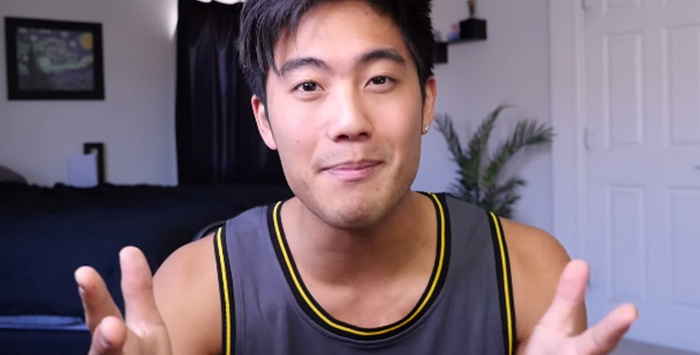
#> input picture 9 - Foreground Detection/example.png, 700 x 355 px
$ python foregroundDetect1.py
#> lines starting #> are read from the running program, lines starting #| are printed output that depends on the picture
import cv2
import numpy as np
import matplotlib.pyplot as plt

#This program demonstrates basic foreground extraction in openCV
#adjusting the value for rect will change the resulting foreground detection

img = cv2.imread('example.png')
#> img is the input picture: shape (355, 700, 3); mean B, G, R 117.9, 105.8, 122
mask = np.zeros(img.shape[:2], np.uint8)

bgdModel = np.zeros((1,65), np.float64)
fgdModel = np.zeros((1,65), np.float64)

#sets the area of interest in a rectangle
rect = (75, 75, 300, 500)

#the following accomplishes the foreground extraction
cv2.grabCut(img, mask, rect, bgdModel, fgdModel, 5, cv2.GC_INIT_WITH_RECT)
mask2 = np.where((mask == 2) | (mask == 0), 0, 1).astype('uint8')

img = img*mask2[:,:,np.newaxis]
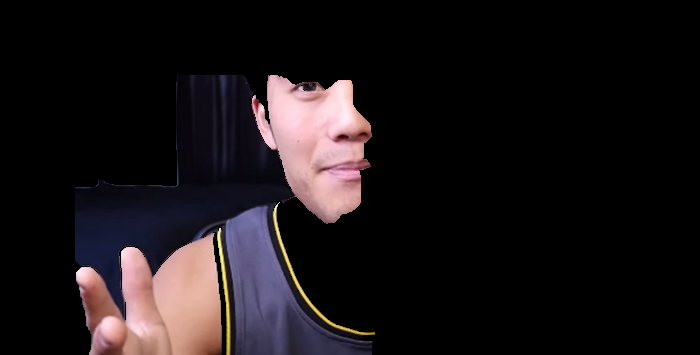
#> img: shape (355, 700, 3); mean B, G, R 23, 21, 26.4

plt.imshow(img)
plt.colorbar()
plt.show()
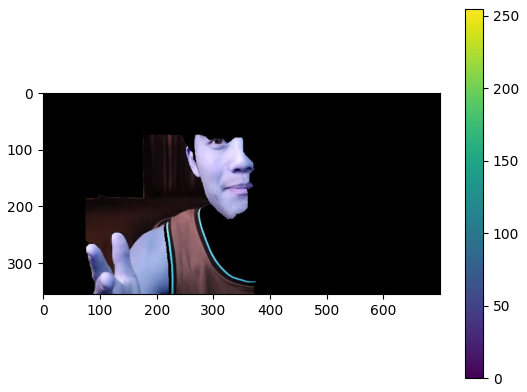
#> figure drawn by matplotlib, 2 panels; B, G, R data is drawn as R, G, B
